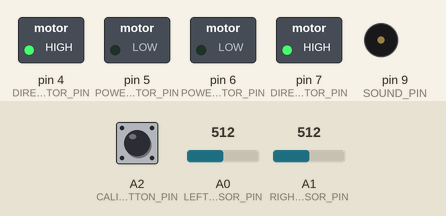
A sketch run on a simulated Arduino Uno, built with avr-gcc and run on an emulated ATmega328P. Parts: switched loads named in the sketch (green lamp = pin HIGH), buzzer (waves = sounding). Inputs (shaded band) come from the test bench; at power-on: A2 (CALIBRATE_BUTTON_PIN) HIGH, A0 (LEFT_SENSOR_PIN) = 512, A1 (RIGHT_SENSOR_PIN) = 512.

Above: at 1.3 s.
1.4 s: A2 (CALIBRATE_BUTTON_PIN) pulled LOW for 0.15 s
At 2.3 s:
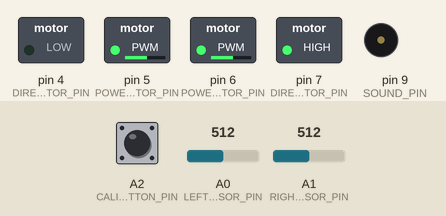
4.5 s: A0 (LEFT_SENSOR_PIN) set to 531
7.5 s: A0 (LEFT_SENSOR_PIN) set to 511
At 8.7 s:
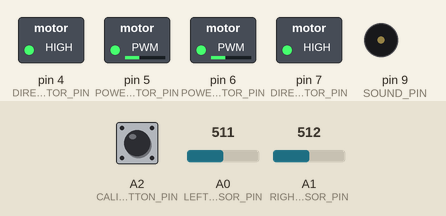
10.5 s: A1 (RIGHT_SENSOR_PIN) set to 500
At 10.9 s:
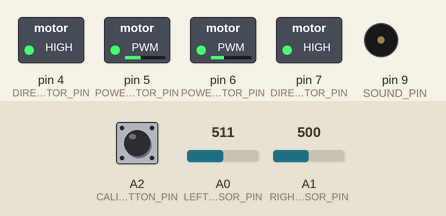
13.5 s: A2 (CALIBRATE_BUTTON_PIN) pulled LOW for 1 s
At 13.8 s:
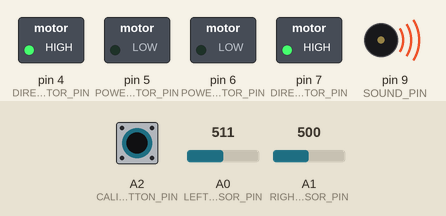
16.0 s: A2 (CALIBRATE_BUTTON_PIN) pulled LOW for 3.2 s
At 16.15 s:
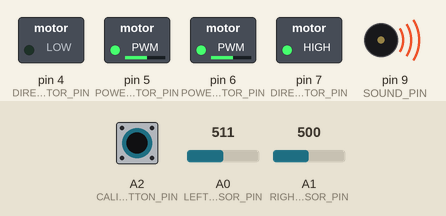
Timing chart, 0 to 23.1 s (numbered marks = the images above; inputs shaded):
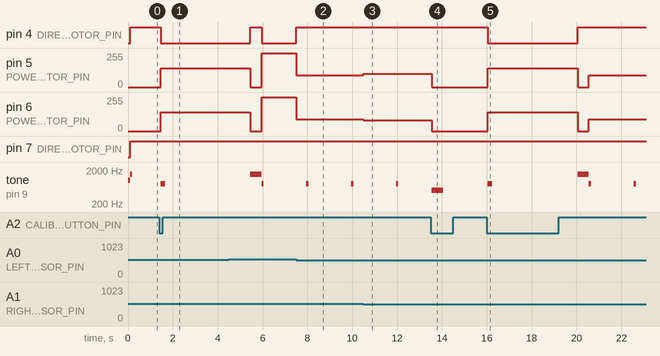

The sketch:

robot.ino
```cpp
// Определение пинов подключения
#define POWER_LEFT_MOTOR_PIN 6        // Пин для управления скоростью левого мотора
#define DIRECTION_LEFT_MOTOR_PIN 7    // Пин для управления направлением левого мотора
#define POWER_RIGHT_MOTOR_PIN 5       // Пин для управления скоростью правого мотора
#define DIRECTION_RIGHT_MOTOR_PIN 4   // Пин для управления направлением правого мотора
#define SOUND_PIN 9                   // Пин для звуковых сигналов
#define CALIBRATE_BUTTON_PIN A2       // Пин для кнопки старта/остановки
#define LEFT_SENSOR_PIN A0            // Пин левого датчика линии (считывает уровень отражения)
#define RIGHT_SENSOR_PIN A1           // Пин правого датчика линии

// Настройка параметров и поиска
#define PID_GAIN_P 8.0                // Коэффициент PID-регулятора (пропорциональный, влияет на резкость реакции)
#define PID_GAIN_D 6.0                // Коэффициент PID-регулятора (дифференциальный, сглаживает колебания)
#define BASE_SPEED 90                 // Базовая скорость движения по линии (от 0 до 255)
#define SEARCH_SPEED 110              // Скорость движения при поиске линии (выше базовой)
#define LIGHT_THRESHOLD 50            // Порог для датчиков линии (0-100)
#define SPIRAL_INCREASE 3             // Шаг увеличения амплитуды спирали при поиске
#define SPIRAL_INTERVAL 50            // Интервал времени между увеличениями спирали (в миллисекундах)
#define SEARCH_TIMEOUT 20000          // Максимальное время поиска линии (20 секунд до остановки)
#define SOUND_INTERVAL 2000           // Интервал между звуковыми сигналами при движении (2 секунды)

// Состояния робота

enum RobotState {
  STATE_IDLE,           // Состояние ожидания - ждет команды
  STATE_CALIBRATING,    // Состояние калибровки - вращается и калибрует датчики
  STATE_FOLLOW_LINE,    // Состояние следования - движется по черной линии
  STATE_SEARCH_LINE     // Состояние поиска - потерял линию и ищет ее
};

// Переменные для хранения состояния
// Переменные для калибровки датчиков (определяют диапазон значений)
int left_min = 1023;                  // Минимальное значение с левого датчика (черная линия)
int left_max = 0;                     // Максимальное значение с левого датчика (белый фон)
int right_min = 1023;                 // Минимальное значение с правого датчика (черная линия)
int right_max = 0;                    // Максимальное значение с правого датчика (белый фон)

// Переменные для управления состоянием
RobotState currentState = STATE_IDLE; // Текущее состояние робота (ожидание)
int last_direction = 0;               // Последнее направление движения при потере линии (0-влево, 1-вправо)
int error_old = 0;                    // Предыдущее значение ошибки для дифференциальной составляющей PID
bool button_old_state = HIGH;         // Предыдущее состояние кнопки (для обнаружения нажатия)
bool button_pressed = false;          // Флажок, что кнопка была нажата
bool searching = false;               // Флажок, что робот находится в режиме поиска линии
bool spiral_direction = false;        // Направление вращения при спиральном поиске (false-влево, true-вправо)
int spiral_step = 0;                  // Текущий шаг спирали
unsigned long spiral_timer = 0;       // Таймер для отсчета интервалов увеличения спирали
unsigned long search_start_time = 0;  // Время начала поиска линии
unsigned long last_sound_time = 0;    // Время последнего звукового сигнала

// Функция для управления скоростью и направлением моторов
void drive(int left_speed, int right_speed) {
  // Установка направления левого мотора
  digitalWrite(DIRECTION_LEFT_MOTOR_PIN, left_speed >= 0);
  // Установка направления правого мотора
  digitalWrite(DIRECTION_RIGHT_MOTOR_PIN, right_speed >= 0);
  // Установка скорости левого мотора
  analogWrite(POWER_LEFT_MOTOR_PIN, abs(left_speed));
  // Установка скорости правого мотора
  analogWrite(POWER_RIGHT_MOTOR_PIN, abs(right_speed));
}

// Функция для остановки робота и сброса флагов
void stopRobot() {
  drive(0, 0);                        // Подает нулевую скорость на оба мотора
  searching = false;                  // Сбрасывает флаг поиска линии
  tone(SOUND_PIN, 500, 500);          // Издает звуковой сигнал остановки (500 Гц, 500 мс)
}

// Функция для запуска поиска линии
void startSearch() {
  searching = true;                   // Устанавливает флаг поиска
  spiral_step = 0;                    // Сбрасывает шаг спирали к начальному значению
  spiral_timer = millis();            // Запоминает текущее время для таймера спирали
  // Меняет направление поиска на основе последнего
  spiral_direction = (last_direction == 0) ? 1 : 0;
  search_start_time = millis();       // Запоминает время начала поиска для контроля таймаута
  tone(SOUND_PIN, 300, 200);          // Издает звуковой сигнал начала поиска (300 Гц, 200 мс)
}

// Алгоритм поиска линии по спирали, происходит вращение робота с увеличением радиуса поворота
void spiralSearch() {
  // Проверяет не превышено ли максимальное время поиска
  if (millis() - search_start_time > SEARCH_TIMEOUT) {
    currentState = STATE_IDLE;        // Переходит в состояние ожидания при таймауте
    stopRobot();                      // Останавливает робота
    return;                           // Выходит из функции досрочно
  }

  // Проверяет пришло ли время увеличить шаг спирали
  if (millis() - spiral_timer > SPIRAL_INTERVAL) {
    spiral_step += SPIRAL_INCREASE;   // Увеличивает шаг спирали
    spiral_timer = millis();          // Сбрасывает таймер для следующего увеличения
  }

  // Вычисляет скорости моторов для спирального движения
  int left_speed = SEARCH_SPEED - spiral_step;  // Левый мотор замедляется на величину шага
  int right_speed = SEARCH_SPEED - spiral_step; // Правый мотор замедляется на величину шага

  // Применяет спиральное движение в зависимости от направления
  if (spiral_direction) {
  // Движение по спирали вправо: левый мотор медленнее
    drive(left_speed, SEARCH_SPEED);
  } else {
  // Движение по спирали влево: правый мотор медленнее
    drive(SEARCH_SPEED, right_speed);
  }
}

// PID-регулятор для плавного движения по линии
void lineFollowing(int left_sensor, int right_sensor) {
  // Вычисляет ошибку как разность показаний датчиков
  // Положительная ошибка - смещение вправо, отрицательная - влево
  int error = (left_sensor - right_sensor);

  // Вычисляет управляющий сигнал PID-регулятора:
  // P-составляющая: пропорциональна текущей ошибке
  // D-составляющая: пропорциональна скорости изменения ошибки
  double control_signal = error * PID_GAIN_P + (error - error_old) * PID_GAIN_D;

  // Применяет управляющий сигнал к моторам:
  // Левый мотор: базовая скорость + корректировка
  // Правый мотор: базовая скорость - корректировка
  int left_motor_speed = constrain(BASE_SPEED + control_signal, -255, 255);
  int right_motor_speed = constrain(BASE_SPEED - control_signal, -255, 255);

  // Передает вычисленные скорости моторам
  drive(left_motor_speed, right_motor_speed);
  error_old = error;  // Сохраняет текущую ошибку для следующей итерации D-составляющей

  // Проверяет нужен ли звуковой сигнал
  if (millis() - last_sound_time > SOUND_INTERVAL) {
    tone(SOUND_PIN, 800, 100);       // Издает короткий сигнал (800 Гц, 100 мс)
    last_sound_time = millis();      // Обновляет время последнего сигнала
  }
}

  // Функция считывает значения датчиков и нормализует их
void readSensors(int& left_value, int& right_value) {
  // Считывает аналоговые значения с датчиков (0-1023)
  int left_raw = analogRead(LEFT_SENSOR_PIN);
  int right_raw = analogRead(RIGHT_SENSOR_PIN);

  // Преобразует значения в нормализованный диапазон 0-100
  // используя калибровочные значения (min/max)
  left_value = map(left_raw, left_min, left_max, 0, 100);
  right_value = map(right_raw, right_min, right_max, 0, 100);

  // Ограничивает значения диапазоном 0-100 на случай выхода за границы
  left_value = constrain(left_value, 0, 100);
  right_value = constrain(right_value, 0, 100);
}

// Калибровка датчиков линии путем вращения и записи min/max значений
void calibrateSensors() {
  // Сигнализирует о начале калибровки
  tone(SOUND_PIN, 800, 200);

  // Сбрасывает калибровочные значения к начальным
  left_min = 1023; right_min = 1023; // Устанавливает высокие минимальные значения
  left_max = 0; right_max = 0;       // Устанавливает низкие максимальные значения

  // Запоминает время начала калибровки
  unsigned long calibration_start = millis();
  // Выполняет калибровку в течение 4 секунд
  while (millis() - calibration_start < 4000) {
    // Вращает робота на месте для сканирования разных поверхностей
    drive(140, -140);

    // Считывает текущие значения датчиков
    int left_current = analogRead(LEFT_SENSOR_PIN);
    int right_current = analogRead(RIGHT_SENSOR_PIN);

    // Обновляет минимальные значения если текущие меньше
    if (left_current < left_min) left_min = left_current;
    if (right_current < right_min) right_min = right_current;
    // Обновляет максимальные значения если текущие больше
    if (left_current > left_max) left_max = left_current;
    if (right_current > right_max) right_max = right_current;

    delay(10); // Задержка для стабильности измерений
  }

  // Останавливает робота после калибровки
  drive(0, 0);
  // Сигнализирует об окончании калибровки
  tone(SOUND_PIN, 1500, 500);
  delay(500); // Задержка для завершения звукового сигнала
}


// Обработка нажатия кнопки без дребезга контактов
void handleButton() {
  // Считывает текущее состояние кнопки (LOW - нажата, HIGH - отпущена)
  bool current_button_state = digitalRead(CALIBRATE_BUTTON_PIN);

  // Обнаружение фронта нажатия: переход из HIGH в LOW
  if (current_button_state == LOW && button_old_state == HIGH) {
    delay(50); // Задержка для защиты от дребезга контактов (50 мс)
    // Повторная проверка после задержки для подтверждения нажатия
    if (digitalRead(CALIBRATE_BUTTON_PIN) == LOW) {
      button_pressed = true; // Устанавливает флаг нажатия кнопки
    }
  }

  // Сохраняет текущее состояние кнопки для следующей итерации
  button_old_state = current_button_state;
}

// Функция настройки Ардуино (разово)
void setup() {
  // Настройка пинов управления моторами как выходы
  pinMode(POWER_LEFT_MOTOR_PIN, OUTPUT);
  pinMode(DIRECTION_LEFT_MOTOR_PIN, OUTPUT);
  pinMode(POWER_RIGHT_MOTOR_PIN, OUTPUT);
  pinMode(DIRECTION_RIGHT_MOTOR_PIN, OUTPUT);

  // Настройка пина звука как выхода
  pinMode(SOUND_PIN, OUTPUT);

  // Настройка пина кнопки как входа с подтяжкой к питанию
  pinMode(CALIBRATE_BUTTON_PIN, INPUT_PULLUP);

  // Сигнал запуска системы: два коротких звука
  tone(SOUND_PIN, 1000, 100);  // Первый сигнал 1000 Гц, 100 мс
  delay(100);                  // Пауза между сигналами
  tone(SOUND_PIN, 1500, 100);  // Второй сигнал 1500 Гц, 100 мс

  // Устанавливает начальное состояние робота - ожидание
  currentState = STATE_IDLE;
}

// Главный цикл с условиями переходов
// Выполняется бесконечно в цикле после setup()
void loop() {
  // Обработка ввода (состояние кнопки)
  handleButton();

  // Сбор данных с датчиков
  int left_value, right_value;
  readSensors(left_value, right_value);

  // Вычисление условий для переходов между состояниями
  bool line_lost = (left_value > LIGHT_THRESHOLD && right_value > LIGHT_THRESHOLD);     // Оба датчика видят светлое - линия потеряна
  bool line_found = (left_value < LIGHT_THRESHOLD || right_value < LIGHT_THRESHOLD);    // Хотя бы один датчик видит темное - линия найдена
  bool search_timeout = (millis() - search_start_time > SEARCH_TIMEOUT);                // Превышено время поиска

  // Управление состояниями
  switch (currentState) {

    case STATE_IDLE:
      // Условие перехода (кнопка на пине A2 нажата)
      if (button_pressed) {
        button_pressed = false;           // Сброс флага нажатия
        currentState = STATE_CALIBRATING; // Переход в состояние калибровки
        tone(SOUND_PIN, 1200, 200);       // Сигнал начала работы
      }
      drive(0, 0);  // Остановка в состоянии ожидания
      break;

    case STATE_CALIBRATING:
      // Автоматический переход после завершения калибровки
      calibrateSensors();              // Выполняем калибровку датчиков
      currentState = STATE_FOLLOW_LINE; // Переходим в состояние следования за линией
      tone(SOUND_PIN, 2000, 300);      // Сигнал готовности к работе
      break;

    case STATE_FOLLOW_LINE:
      // Условие перехода, что линия потеряна (оба датчика не видят черного)
      if (line_lost) {
        currentState = STATE_SEARCH_LINE; // Переходим в состояние поиска линии
        startSearch();                  // Инициализируем алгоритм поиска
      }
      // Переход (кнопка остановки нажата)
      else if (button_pressed) {
        button_pressed = false;        // Сбрасываем флаг нажатия
        currentState = STATE_IDLE;     // Переходим в состояние ожидания
        stopRobot();                   // Полностью останавливаем робота
      }
      // Если линия обнаружена, то продолжаем движение
      else {
        lineFollowing(left_value, right_value); // Выполняем PID-регулирование движения по линии
      }
      break;

    case STATE_SEARCH_LINE:
      // Если линия найдена (хотя бы один датчик видит черное)
      if (line_found) {
        searching = false;             // Сбрасываем флаг поиска
        // Запоминаем с какого датчика пришел сигнал для будущего поиска
        last_direction = (left_value < LIGHT_THRESHOLD) ? 0 : 1;
        tone(SOUND_PIN, 1000, 300);    // Сигнал нахождения линии
        currentState = STATE_FOLLOW_LINE; // Возвращаемся к следования по линии
      }
      // Если превышено время поиска
      else if (search_timeout) {
        currentState = STATE_IDLE;     // Переходим в состояние ожидания
        stopRobot();                   // Останавливаем робота
      }
      // Если кнопка остановки нажата
      else if (button_pressed) {
        button_pressed = false;        // Сбрасываем флаг нажатия
        currentState = STATE_IDLE;     // Переходим в состояние ожидания
        stopRobot();                   // Останавливаем робота
      }
      // Если продолжаем поиск линии
      else {
        spiralSearch();                // Выполняем спиральный алгоритм поиска
      }
      break;
  }
}
```

Measured:
- the behaviour switches between 512 and 511 on A1 (RIGHT_SENSOR_PIN) (found by bisection; images 2 and 3)
- after the input at 1.4 s, pin 4 (DIRECTION_RIGHT_MOTOR_PIN): HIGH → LOW after 0.05 s; pin 5 (POWER_RIGHT_MOTOR_PIN), pin 6 (POWER_LEFT_MOTOR_PIN): 0/255 → 140/255 after 0.05 s; tone on pin 9 (SOUND_PIN): silent → 800 Hz after 0.05 s, → silent 0.20 s later
- after the input at 7.5 s, pin 4 (DIRECTION_RIGHT_MOTOR_PIN): LOW → HIGH at once; pin 5 (POWER_RIGHT_MOTOR_PIN), pin 6 (POWER_LEFT_MOTOR_PIN): 255/255 → 90/255 at once
- after the input at 10.5 s, pin 5 (POWER_RIGHT_MOTOR_PIN): 90/255 → 98/255 at once; pin 6 (POWER_LEFT_MOTOR_PIN): 90/255 → 82/255 at once
- after the input at 13.5 s, pin 5 (POWER_RIGHT_MOTOR_PIN): 98/255 → 0/255 after 0.05 s; pin 6 (POWER_LEFT_MOTOR_PIN): 82/255 → 0/255 after 0.05 s
- after the input at 16.0 s, pin 4 (DIRECTION_RIGHT_MOTOR_PIN): HIGH → LOW after 0.05 s, → HIGH 4.0 s later; pin 5 (POWER_RIGHT_MOTOR_PIN): 0/255 → 140/255 after 0.05 s, → 0/255 4.0 s later, → 90/255 0.50 s later
